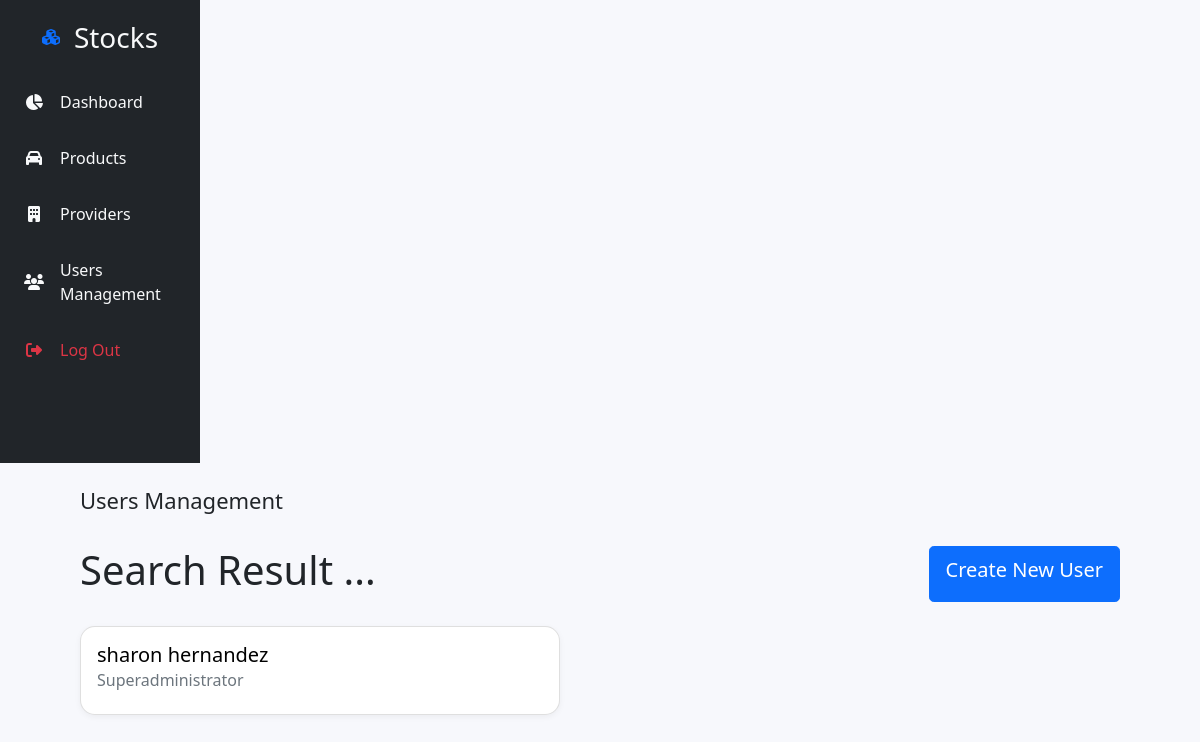
Before: /users/search (signed in) with the older database file.
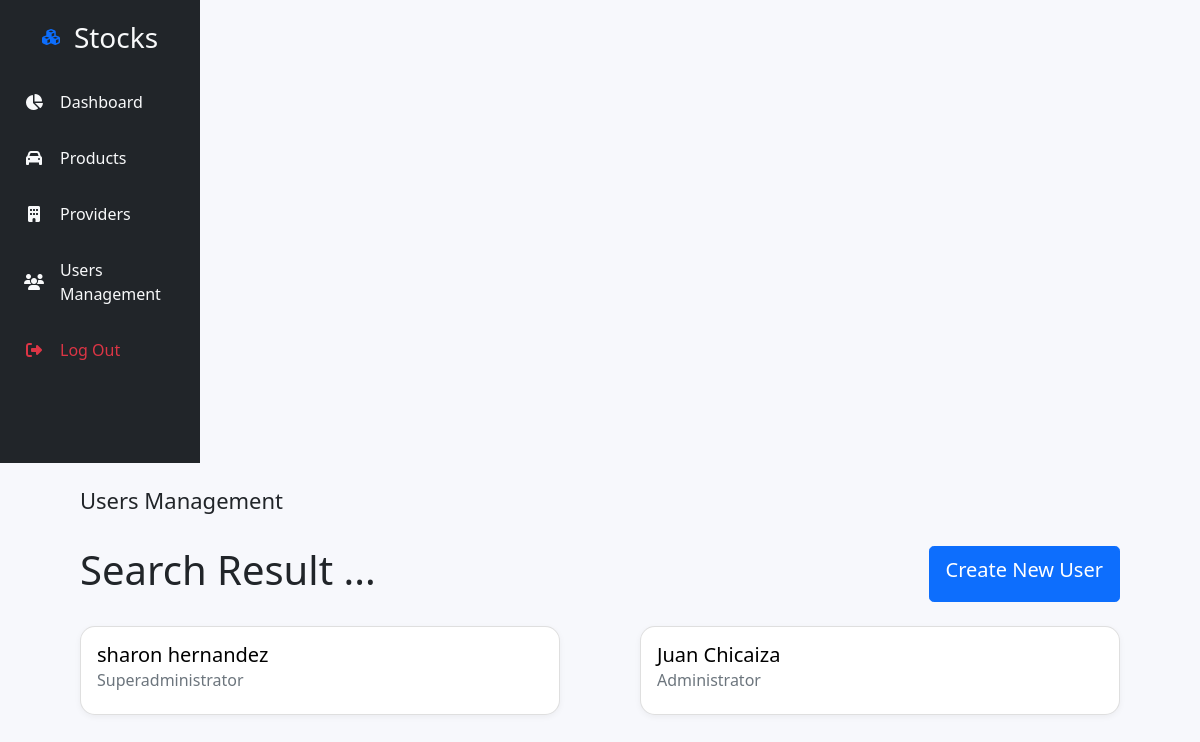
After: the same page with the newer database file.
### tables this page shows
CREATE TABLE users (id INTEGER PRIMARY KEY AUTOINCREMENT, first_name TEXT NOT NULL, last_name TEXT NOT NULL, email TEXT UNIQUE NOT NULL, role TEXT NOT NULL, password CHAR NOT NULL);

### routes.py (the view)
    @app.route("/users/search")
    @login_required
    def searchUsers():
        con = sqlite3.connect("stocks.db")
        con.row_factory = sqlite3.Row
        cur = con.cursor()
        cur.execute("select * from users")
        users = cur.fetchall()
        return render_template('search_users.html', users=users)

### app.py (called while the page is built)
@login_manager.user_loader
def load_user(user_id):
    for user in users:
        if user.id == user_id:
            return user
    return None

### templates/search_users.html (shortened to what this page needs)
{% extends '_base.html' %}
{% import '_components.html' as components %}
{% block content %}
<div class="container-fluid">
    <div class="row vh-100">
        {{ components.sidebar() }}
        <div class="container p-0">
            {{ components.header('Users Management') }}
            <div class="d-flex justify-content-between mt-4">
                <h2 class="font-40">Search Result ...</h2>
                <a href="/user/new" type="button" class="btn btn-primary btn-lg ">Create New User</a>
            </div>
            <div class="result-boxes d-flex justify-content-between flex-wrap">
                {% for user in users %}
                    <a class="card mt-4" href="/user/{{user.id}}/detail">
                        <div class="card-body">
                            <h5 class="card-title">{{user["first_name"]}} {{user["last_name"]}}</h5>
                            <h6 class="card-subtitle mb-2 text-muted">{{user["role"]}}</h6>
                        </div>
                    </a>
                {% endfor %}
            </div>
        </div>
    </div>
</div>
{% endblock %}

Changed rows visible on the page:
added users: first_name "Juan", last_name "Chicaiza", role "Administrator"
